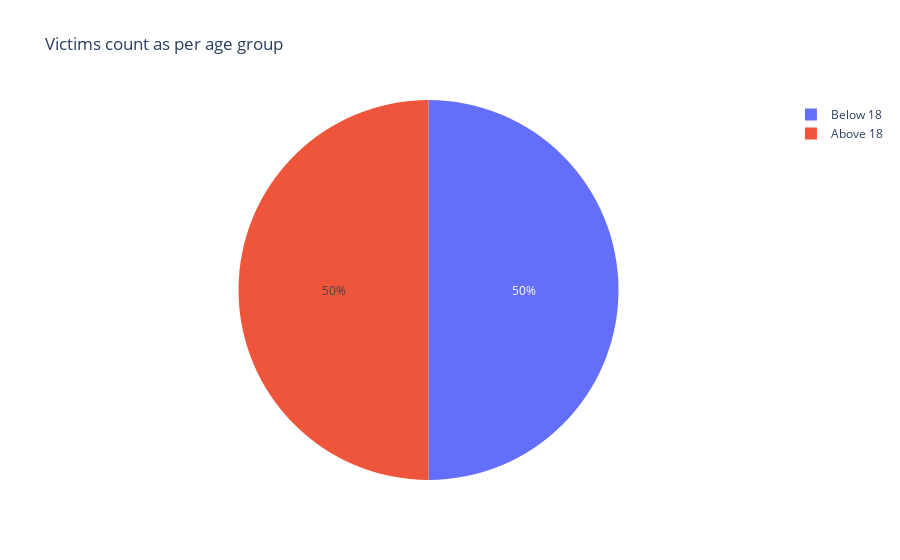

Notebook code cell kept with this figure:
### Code cell
# victims count as per age group
fig = px.pie(victims_18, "Age Group" , title= "Victims count as per age group") 
fig.show()

### Figure 1 — Plotly figure (JSON) as saved in the notebook; plotly's stock layout.template omitted (floating-point values rounded to 4 significant figures)
{"data": [{"domain": {"x": [0, 1], "y": [0, 1]}, "hovertemplate": "Age Group=%{label}<extra></extra>", "labels": ["Below 18", "Above 18", "Below 18", "Above 18", "Below 18", "Above 18", "Below 18", "Above 18", "Below 18", "Above 18", "Below 18", "Above 18", "Below 18", "Above 18", "Below 18", "Above 18", "Below 18", "Above 18", "Below 18", "Above 18", "Below 18", "Above 18", "Below 18", "Above 18", "Below 18", "Above 18", "Below 18", "Above 18", "Below 18", "Above 18", "Below 18", "Above 18", "Below 18", "Above 18", "Below 18", "Above 18", "Below 18", "Above 18", "Below 18", "Above 18", "Below 18", "Above 18", "Below 18", "Above 18", "Below 18", "Above 18", "Below 18", "Above 18", "Below 18", "Above 18", "Below 18", "Above 18", "Below 18", "Above 18", "Below 18", "Above 18", "Below 18", "Above 18", "Below 18", "Above 18", "Below 18", "Above 18", "Below 18", "Above 18", "Below 18", "Above 18", "Below 18", "Above 18", "Below 18", "Above 18", "Below 18", "Above 18"], "legendgroup": "", "name": "", "showlegend": true, "type": "pie"}], "layout": {"legend": {"tracegroupgap": 0}, "title": {"text": "Victims count as per age group"}}}
